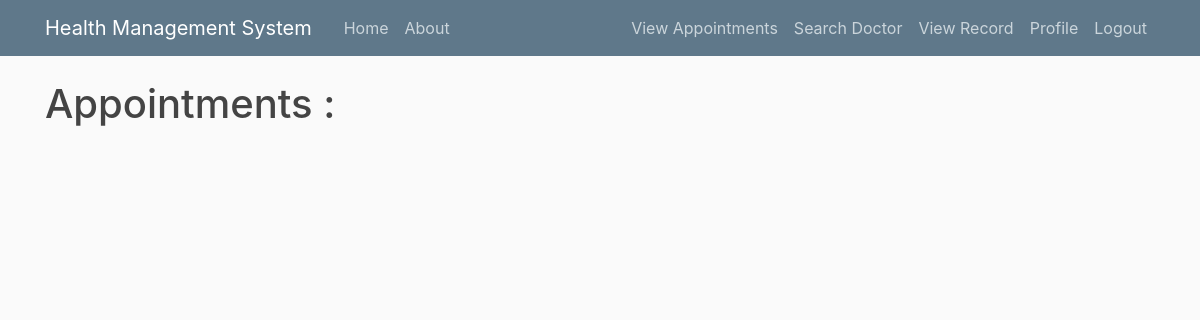
/appointment/view/ (signed in), run on an earlier commit of the app's database.
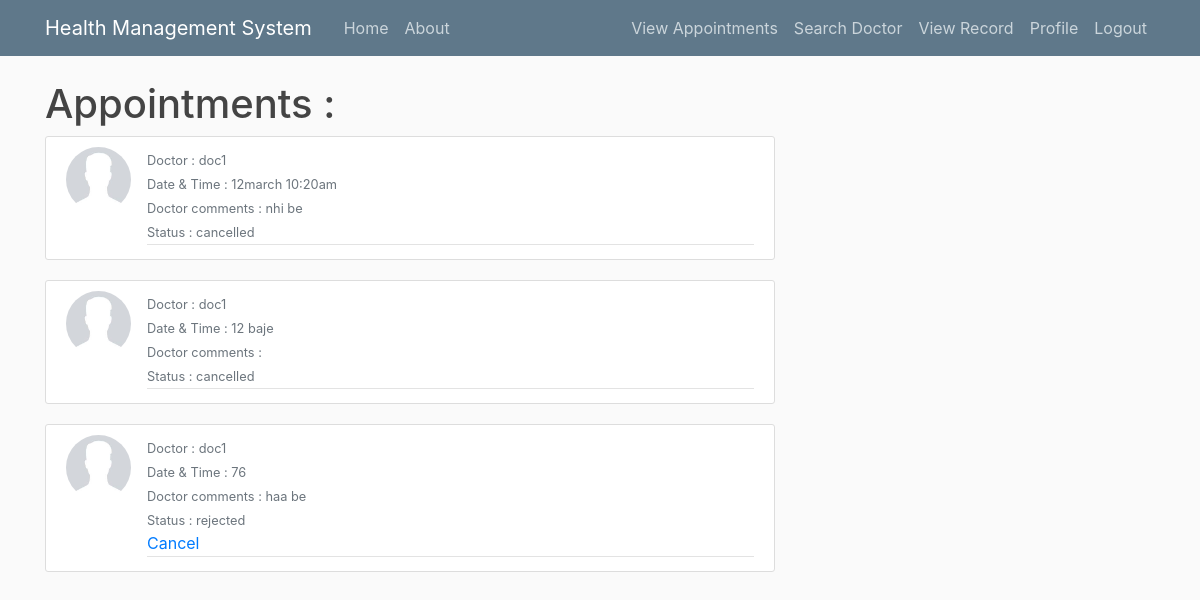
And on a later commit of the database.
### appointment/models.py (models this page shows, shortened)
class appointment(models.Model):
    doc = models.ForeignKey(User,null=True, on_delete=models.CASCADE,related_name="ap1")
    pat = models.ForeignKey(User,null=True, on_delete=models.CASCADE,related_name="ap2")
    date_time = models.CharField(max_length = 100)
    status = models.CharField(max_length = 20 ,default='pending',choices=status_choices)
    doc_cmts = models.CharField(max_length=150,blank=True)

### accounts/models.py (models this page shows, shortened)
class Doctor(models.Model):
    name = models.CharField(max_length = 100)
    phone = PhoneField(blank=True, help_text='Contact phone number') #update
    adhaar_num = models.CharField(max_length=20,blank=True)
    blood_group = models.CharField(max_length = 4 ,blank=True,choices=blood_grp_choices)
    age = models.IntegerField(null=True)
    gender = models.CharField(max_length = 1,blank=True,choices = gender_choices)
    locality = models.CharField(max_length=50) #update
    home_address = models.CharField(max_length=150,blank=True) #update
    work_address = models.CharField(max_length=150,blank=True) #update
    specialization = models.CharField(max_length=100)
    specialization_proof = models.FileField(blank=True)
    image = models.ImageField(default='def_M.jpg', upload_to = 'profile_pics')
    patient_records = models.ManyToManyField(record,related_name="p1")
    user = models.OneToOneField(User,on_delete=models.CASCADE)
    appointments = models.ManyToManyField(appointment,related_name="app_doc")

### appointment/views.py (the view)
# urls.py: path('view/',views.view_appointment,name="view-appointment"),
@login_required(login_url = '/login/')
def view_appointment(request):
    if request.user.profile.type == 'P':
        a1 = request.user.patient.appointments.all()
        return render(request,'appointment/view_appointments_pat.html',{'a1':a1})
    else:
        a1 = request.user.doctor.appointments.all()
        return render(request,'appointment/view_appointments_doc.html',{'a1':a1})

### appointment/templates/appointment/view_appointments_pat.html
{%extends "base_layout.html" %}
{%block content%}
    <h1>Appointments :</h1>
    {% for ap in a1 %}
    <article class="media content-section">
    <img class = "rounded-circle article-img"src = "{{ ap.doc.doctor.image.url }}">
    <div class="media-body">
      <div class="article-metadata">
        <small class="text-muted">Doctor : {{ ap.doc.doctor.name }}</br></small>
        <small class="text-muted">Date & Time : {{ ap.date_time }}</br></small>
        <small class="text-muted">Doctor comments : {{ ap.doc_cmts }}</br></small>
        <small class="text-muted">Status : {{ ap.status }}</br></small>
        {% if ap.status != 'cancelled' %}
            <a href="{% url 'appointment:cancel-appointment' ap.id %}">Cancel</a>
        {% endif %}
      </div>
    </div>
    </article>
  {% endfor %}
{%endblock content%}

What changed in the data, as far as the page shows it:
added appointment: doc.doctor.image (picture), doc.doctor.name "doc1", date_time "12march 10:20am", doc_cmts "nhi be", status "cancelled"
added appointment: doc.doctor.image (picture), doc.doctor.name "doc1", date_time "12 baje", status "cancelled"
added appointment: doc.doctor.image (picture), doc.doctor.name "doc1", date_time "76", doc_cmts "haa be", status "rejected", shows "Cancel"
